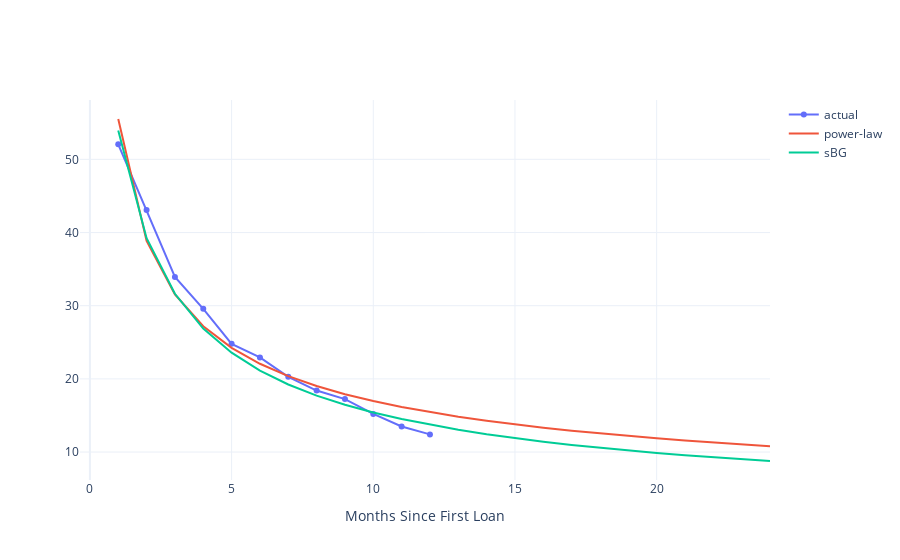

Write notebook code for a chart like this one.
### Code cell
traces = [
    go.Scatter(name='actual', x=arr.index, y=arr),
    go.Scatter(name='power-law', x=x, y=power_fit),
    go.Scatter(name='sBG', x=x, y=sBG_forecast)
]

fig = go.Figure(traces)
fig.update_layout(xaxis=dict(title='Months Since First Loan'))

fig.show()

### Figure 1 — Plotly figure (JSON) as saved in the notebook; plotly's stock layout.template omitted (floating-point values rounded to 4 significant figures)
{"data": [{"name": "actual", "type": "scatter", "x": [1, 2, 3, 4, 5, 6, 7, 8, 9, 10, 11, 12], "y": [52.05, 43.09, 33.94, 29.57, 24.79, 22.93, 20.28, 18.41, 17.24, 15.21, 13.49, 12.41]}, {"name": "power-law", "type": "scatter", "x": [1, 2, 3, 4, 5, 6, 7, 8, 9, 10, 11, 12, 13, 14, 15, 16, 17, 18, 19, 20, 21, 22, 23, 24], "y": [55.52, 38.85, 31.53, 27.19, 24.24, 22.07, 20.38, 19.03, 17.91, 16.96, 16.15, 15.44, 14.82, 14.27, 13.77, 13.32, 12.91, 12.53, 12.19, 11.87, 11.58, 11.3, 11.05, 10.81]}, {"name": "sBG", "type": "scatter", "x": [1, 2, 3, 4, 5, 6, 7, 8, 9, 10, 11, 12, 13, 14, 15, 16, 17, 18, 19, 20, 21, 22, 23, 24], "y": [53.95, 39.23, 31.63, 26.88, 23.58, 21.13, 19.24, 17.71, 16.46, 15.41, 14.51, 13.73, 13.04, 12.44, 11.9, 11.42, 10.98, 10.58, 10.22, 9.883, 9.574, 9.289, 9.024, 8.777]}], "layout": {"xaxis": {"title": {"text": "Months Since First Loan"}}}}
